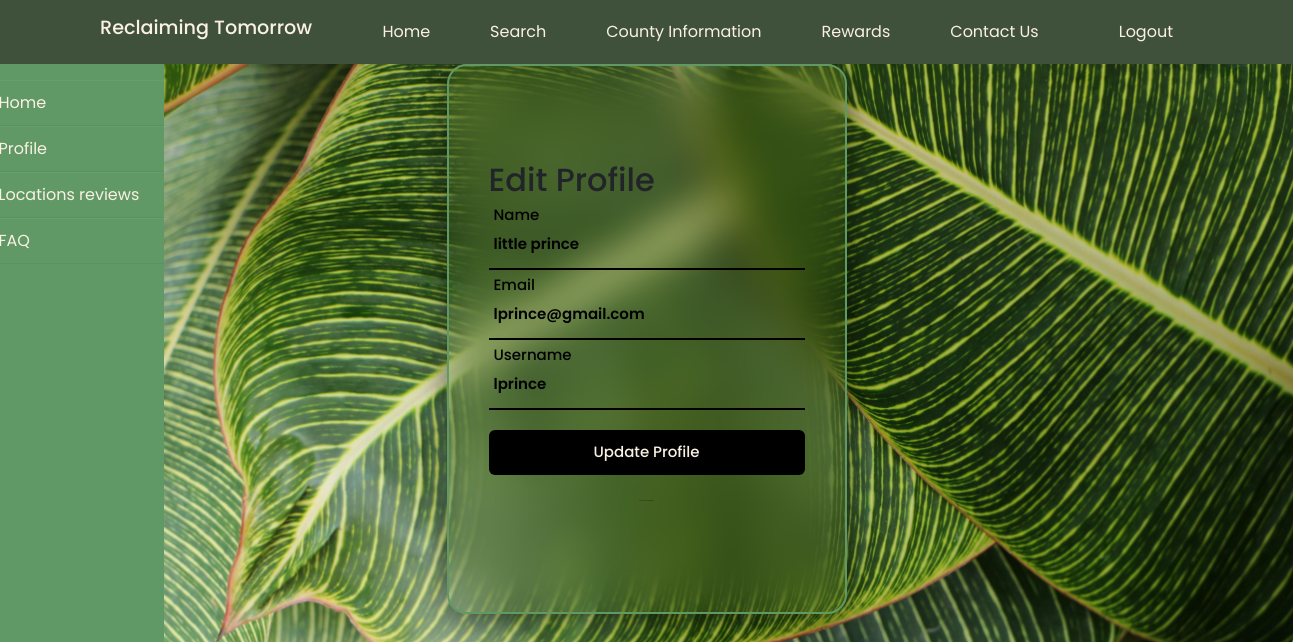
Screenshot of /verify/edit_profile.php (signed in) with the database file from the repository.
### tables this page shows
CREATE TABLE `users` (
  `id` int(11) NOT NULL,
  `name` varchar(100) NOT NULL,
  `email` varchar(200) NOT NULL,
  `email_verification` varchar(200) DEFAULT NULL,
  `username` varchar(50) NOT NULL,
  `password` varchar(200) NOT NULL,
  `reward_points` int(255) NOT NULL DEFAULT 0,
  `is_logged_in` tinyint(1) NOT NULL,
  `role` varchar(20) NOT NULL,
  `reset_token_hash` varchar(64) DEFAULT NULL,
  `reset_token_expires` datetime DEFAULT NULL,
  `date` datetime NOT NULL
);

### verify/functions.php (called while the page is built, shortened)
<?php
function getUserProfile($userId) {
    $conn = new PDO("mysql:host=localhost;dbname=reclaiming_tomorrow_db", 'root', '');
    $query = "SELECT * FROM users WHERE id = :user_id";
    $stmt = $conn->prepare($query);
    $stmt->bindParam(':user_id', $userId, PDO::PARAM_INT);
    $stmt->execute();
    $userProfile = $stmt->fetch(PDO::FETCH_ASSOC);
    return $userProfile;
}

### verify/edit_profile.php (the view, shortened to what this page needs)
<?php
require "functions.php";
$userProfile = getUserProfile($_SESSION['current']);
?>
<!DOCTYPE html>
<html>
<head>
    <link rel="stylesheet" href="https://maxcdn.bootstrapcdn.com/bootstrap/4.5.2/css/bootstrap.min.css">
    <link rel="stylesheet" href="https://cdnjs.cloudflare.com/ajax/libs/font-awesome/6.3.0/css/all.min.css">
    <link rel="stylesheet" href="signup.css">
</head>
<body>
    <?php include "../admin/header.php"; ?>
     <div class="signup-wrapper">
        <div class="form-box register">
            <h2>Edit Profile</h2>
            <form action="#" method="post">
                <div class="signup-input-box">
                    <input type="text" id="name" name="name" value="<?= $userProfile['name'] ?>">
                    <label>Name</label>
                </div>
                <div class="signup-input-box">
                    <input type="text" id="email" name="email" value="<?= $userProfile['email'] ?>">
                    <label>Email</label>
                </div>
                <div class="signup-input-box">
                    <input type="text" id="username" name="username" value="<?= $userProfile['username'] ?>">
                    <label>Username</label>
                </div>
                <button type="submit" class="btn">Update Profile</button>
                <div class="signup-login-register">
                    <p>Want to go back to your <a href="profile.php">profile</a>?</p>
                </div>
            </form>
        </div>
    </div>
    <div class="wrapper">
    <div class="sidebar">
        <ul>
            <li><a href="/verify/dashboard"><i class="fas fa-home"></i>Home</a></li>
            <li><a href="/verify/profile"><i class="fas fa-user"></i>Profile</a></li>
            <li><a href="/verify/display_reviews"><i class="fas fa-thin fa-comments"></i>Locations reviews</a></li>
            <li><a href="/verify/faq"><i class="fas fa-regular fa-question"></i>FAQ</a></li>
        </ul>
    </div>
    <div class="main_content">
    </div>
</div>
</body>
</html>

### verify/signup.css (style rules this page uses)
* { margin: 0; padding: 0; box-sizing: border-box; font-family: 'Poppins', sans-serif; }
body { background-color:#FAF1E4; background-size: cover; background-position: center; align-items: center; display: flex; flex-direction: column; background-color: #FAF1E4; min-height: 100vh; }
.signup-wrapper { position: relative; width: 400px; height: 550px; background: transparent; border: 2px solid #609966; border-radius: 20px; backdrop-filter: blur(20px); box-shadow: 0 0 30px rgba(0, 0, 0, .5); display: flex; justify-content: center; align-items: center; overflow: hidden; }
.signup-wrapper .form-box { width: 100%; padding: 40px; font-size: 15px; }
.signup-input-box { position: relative; width: 100%; height: 50px; border-bottom: 2px solid #000000; margin: 20px 0 ; }
.signup-input-box label { position: absolute; top: 50%; left: 5px; transform: translateY(-50%); font-size: 1em; color: #000000; font-weight: 500; pointer-events: none; transition: .5s; }
.signup-input-box input:focus~label, .signup-input-box input:valid~label { top: -5px; }
.signup-input-box input { width: 100%; height: 100%; background: transparent; border: none; outline: none; font-size: 1em; color: #000000; font-weight: 600; padding: 0 35px 0 5px; }
.btn { width: 100%; height: 45px; background: #000000; border: none; outline: none; border-radius: 6px; cursor: pointer; font-size: 1em; color:#FAF1E4; font-weight: 500; }
.signup-login-register { font-size: .9em; color: #000000; text-align:center; font-weight: 500; font-size: 0.9; margin: 25px 0 10px; }
.signup-login-register p a { color: #000000; text-decoration: none; font-weight: 600; }

### verify/edit_profile.php (style rules this page uses)
* { font-family: 'Poppins', sans-serif; margin: 0; padding: 0; box-sizing: border-box; list-style: none; }
body { background-size: cover; background-position: center; padding-top: 64px; flex-direction: column; min-height: 100vh; min-height: 100vh; background: url('images/recycle1.jpg') center center fixed; background-size: cover; }
.wrapper { display: flex; position: relative; }
.wrapper .sidebar { width: 200px; height: 200%; background: #609966; padding: 30px 0px; position: fixed; top: 50px; }
.wrapper .sidebar ul li { padding: 10px; border-bottom: 1px solid #CEC5B7; border-bottom: 1px solid rgba(0,0,0,0.05); border-top: 1px solid rgba(255,255,255,0.05); }
.wrapper .sidebar ul li a { color: #FAF1E4; display: block; }
.wrapper .main_content { width: 100%; margin-left: 1326px; top: 25px; }

### rows the page displays
users: name "little prince", email "lprince@gmail.com", username "lprince"
